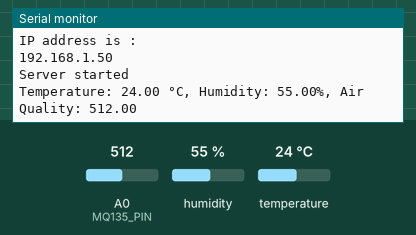
Bench run of a sketch on a simulated ESP8266 (NodeMCU). Shown: the last lines printed to the serial monitor. The test bench sets the inputs (shaded band); at power-on: humidity 55 %, A0 (MQ135_PIN) = 512, temperature 24 °C. WiFi joins after 1.5 s; servers stay silent unless stated.

Above: at 3.2 s.
3.3 s: humidity set to 22 %
At 8.0 s:
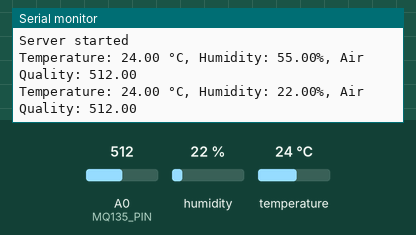
9.3 s: A0 (MQ135_PIN) set to 716
At 14.1 s:
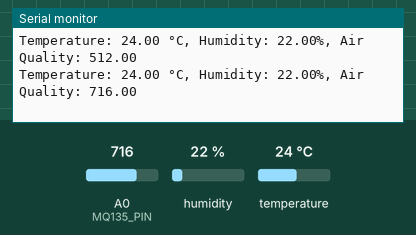
15.3 s: temperature set to 12 °C
At 19.0 s:
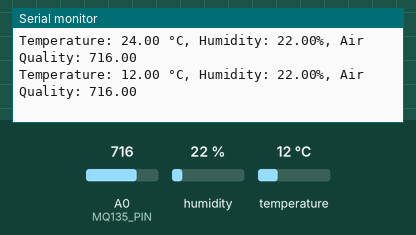
21.3 s: A0 (MQ135_PIN) set to 900
At 23.9 s:
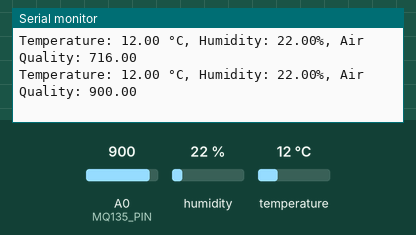
27.3 s: humidity set to 40 %
At 30.0 s:
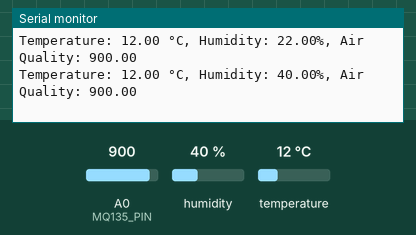
Timing chart, 0 to 31.5 s (numbered marks = the images above; inputs shaded):
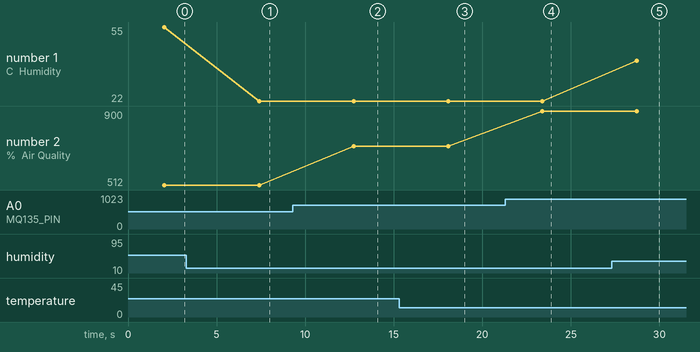

The sketch:

airPollution_monitoring_code.ino
```cpp
//Libraries
#include <ESP8266WiFi.h>
#include <DHT.h>
#define DHTTYPE DHT11  // DHT11 sensor type
#include "ThingSpeak.h"

//Assign pin number to respective sensors analog/digital pins
#define DHTPIN 0
#define MQ135_PIN A0

DHT dht(DHTPIN, DHTTYPE);

unsigned long channel = 2141773;               //ThingSpeak channel ID
const char * myWriteAPIKey = "2YIKSQOUYOIB06DW";  //ThingSpeak WriteAPI Key

WiFiClient client;

//Code for setup - check wifi connection
void setup() {
  Serial.begin(9600);
  WiFi.begin("motorola one fusion+ 2928", "e226957c0583");  // Replace with your SSID and password
  while (WiFi.status() != WL_CONNECTED) {
    delay(1000);
    Serial.println("Connecting to WiFi...");
  }

  Serial.println("Connected to WiFi");
  Serial.println("IP address is : ");
  Serial.println(WiFi.localIP());
  ThingSpeak.begin(client);                // initializes the connection and allows the client to start sending data to the server.
  Serial.println("Server started");
  dht.begin();
}

void loop() {
  //create variable for respective values which sensor will sends
  float temperature = dht.readTemperature();          //for temperature
  float humidity = dht.readHumidity();                //for humidity

  if (isnan(temperature) || isnan(humidity)) {
    Serial.println("Failed to read from DHT11 sensor");
    return;
  }

  float air_quality = analogRead(MQ135_PIN);                  //for air quality

  //Print the values on Serial Monitor
  Serial.print("Temperature: ");
  Serial.print(temperature);
  Serial.print(" °C, Humidity: ");
  Serial.print(humidity);
  Serial.print("%, Air Quality: ");
  Serial.println(air_quality);
  delay(5000);

  //Connect to ThingSpeak
  //Write three fields in thingSpeak
  ThingSpeak.setField(1,temperature);
  ThingSpeak.setField(2,humidity);
  ThingSpeak.setField(3,air_quality);

  ThingSpeak.writeFields(channel, myWriteAPIKey);
}
```

Measured:
- after the input at 3.3 s, the serial monitor: prints a new line after 4.1 s (image 1)
- after the input at 9.3 s, the serial monitor: prints a new line after 3.4 s (image 2)
- after the input at 15.3 s, the serial monitor: prints a new line after 2.8 s (image 3)
- after the input at 21.3 s, the serial monitor: prints a new line after 2.1 s (image 4)
- after the input at 27.3 s, the serial monitor: prints a new line after 1.4 s (image 5)
- plotted number 1: 55 → 22 after the input at 3.3 s, 22 → 40 after the input at 27.3 s
- plotted number 2: 512 → 716 after the input at 9.3 s, 716 → 900 after the input at 21.3 s
